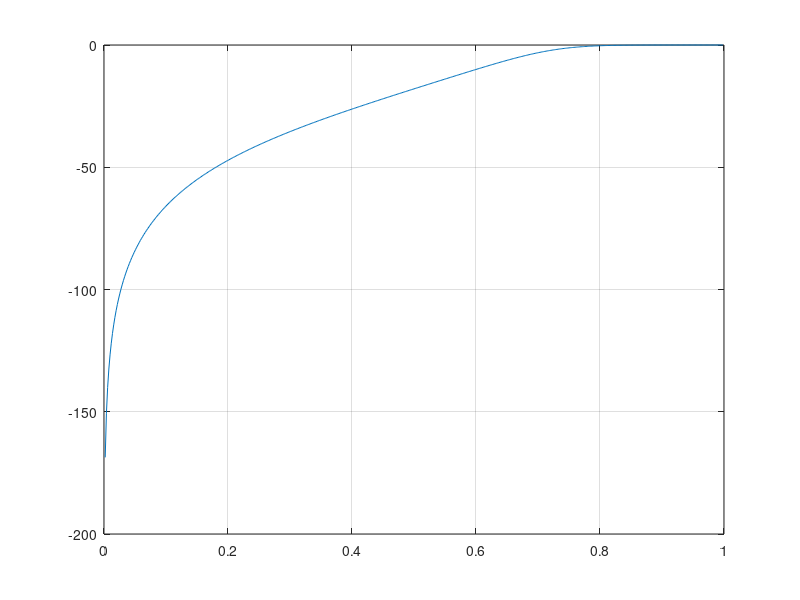

This chart was generated by the following MATLAB code: (Note: this script raises an error after producing the figure.)
%% Experiment - 5
% Exercise - 2
clc;
clear;

%% IIR Butterworth high-pass filter
F_s = 10000;  % Sampling frequency
r_p = 10;  % Pass band peak ripple (dB)
r_s = 40;  % Stop band peak ripple (dB)
f_p = 3000;  w_p = 2 * f_p / F_s;  % Pass band edge frequency
f_s = 1000;  w_s = 2 * f_s / F_s;  % Stop band edge frequency

[N, Wn] = buttord(w_p, w_s, r_p, r_s);  % Butterworth filter order
[NUM, DEN] = butter(N, Wn, 'high');  % Butterworth filter

[H, W] = freqz(NUM, DEN);  % Frequency response

figure;
plot(W / pi, 20 * log10(abs(H))); grid ON;
title("Frequency response of IIR Butterworth high-pass filter", "Ashrith 200902016")
xlabel('Normalised frequency (\times \pi rad/sample)'), ylabel('Magnitude (dB)')

figure;
zplane(NUM, DEN);
title("Pole-Zero Plot", "Ashrith 200902016")
